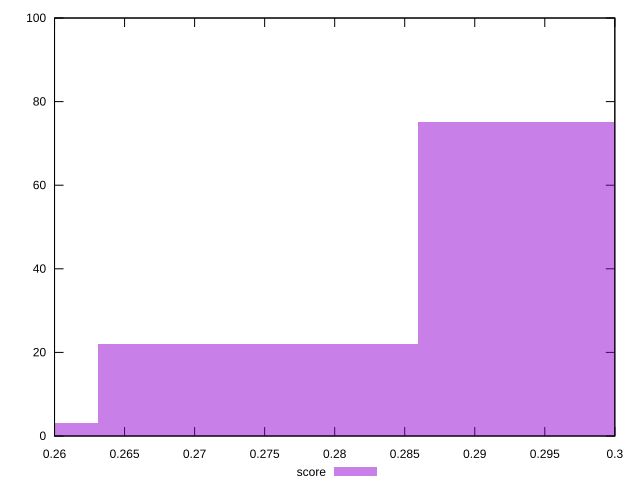

gnuplot code for this plot:
reset

$score <<EOF
0.2745118831426627 22
0.2973878734045513 75
0.2516358928807742 3
EOF

set key outside below
set boxwidth 0.022875990261888562
set xrange [0.26:0.3]
set yrange [0:100]
set trange [0:100]
set style fill transparent solid 0.5 noborder
set terminal svg size 640, 490 enhanced background rgb 'white'
set output "report_00018_2021-02-10T15-25-16.877Z/uses-text-compression/samples/pages+cached+noadtech+nomedia/score/histogram.svg"

plot $score title "score" with boxes

reset
